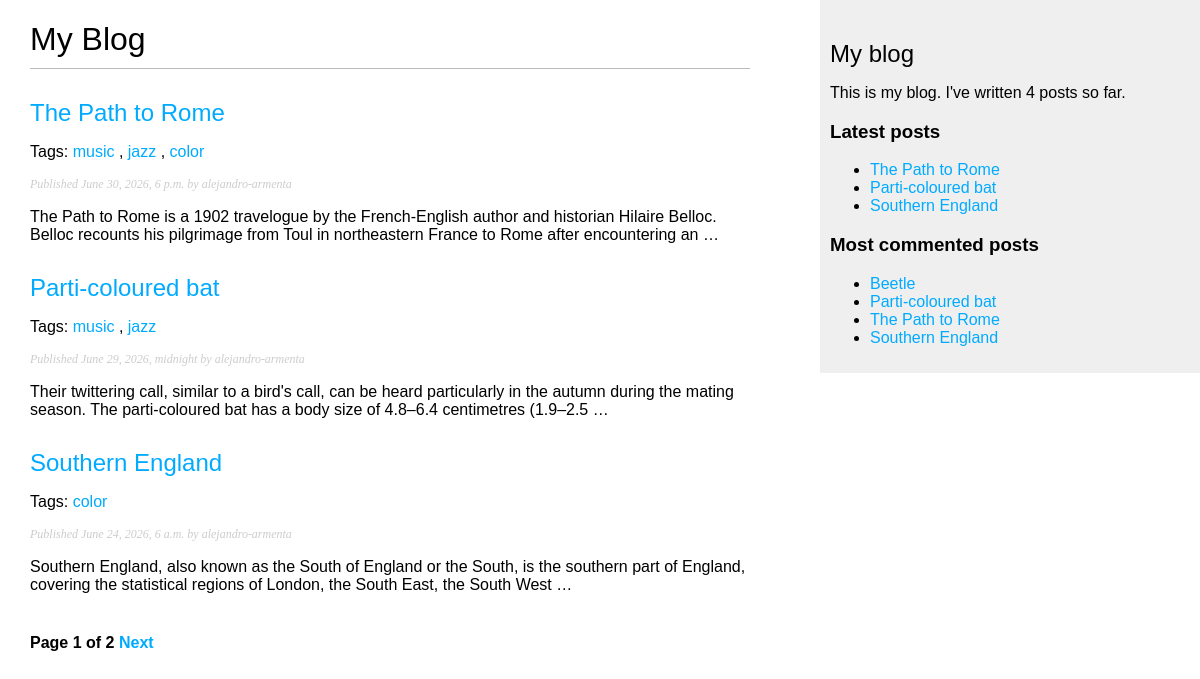
/blog/, run on an earlier commit of the app's database.
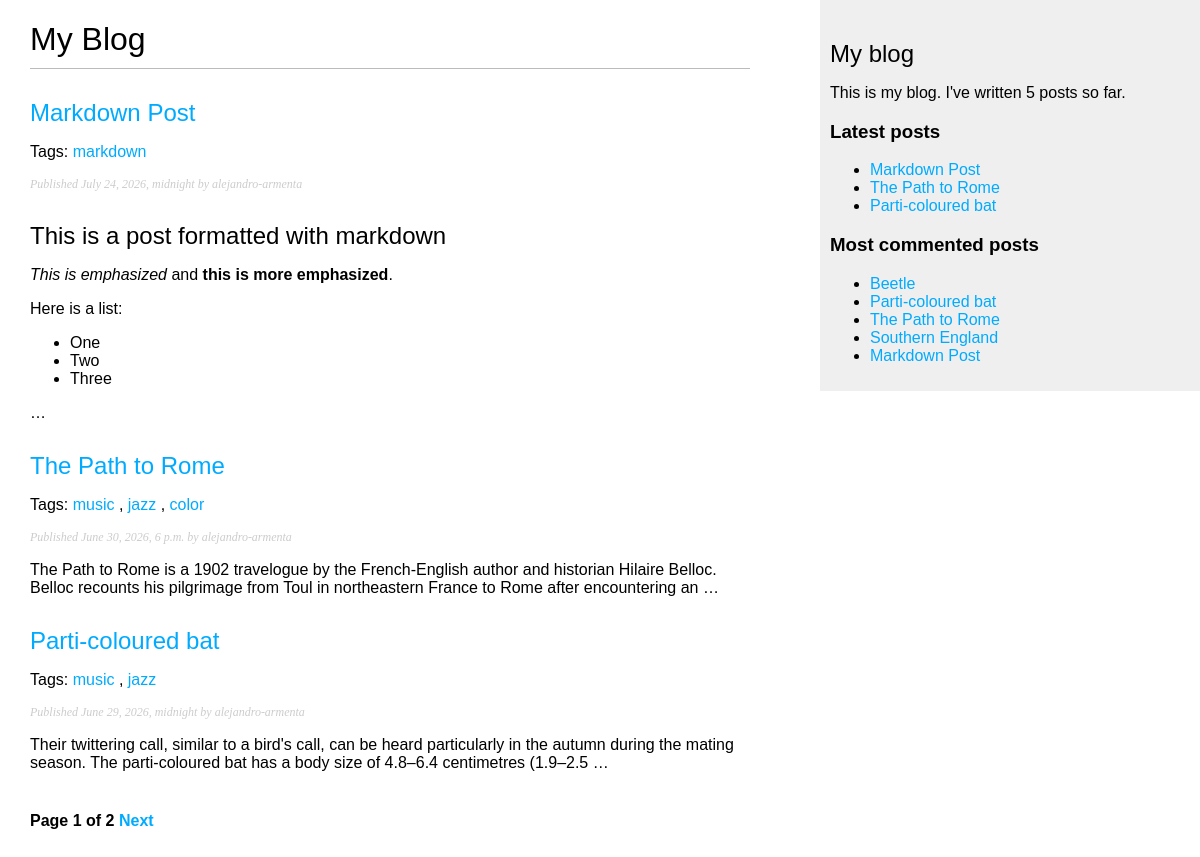
And on a later commit of the database.
### blog/models.py (models this page shows, shortened)
class Post(models.Model):
    class Status(models.TextChoices):
        DRAFT = "DF", "Draft"
        PUBLISHED = "PB", "Published"
    title = models.CharField(max_length=250)
    slug = models.SlugField(max_length=250, unique_for_date="publish")
    author = models.ForeignKey(
        settings.AUTH_USER_MODEL, on_delete=models.CASCADE, related_name="blog_posts"
    )
    body = models.TextField()
    publish = models.DateTimeField(default=timezone.now)
    created = models.DateTimeField(auto_now_add=True)
    updated = models.DateTimeField(auto_now=True)
    status = models.CharField(max_length=2, choices=Status, default=Status.DRAFT)
    objects = models.Manager()
    published = PublishedManager()
    tags = TaggableManager()
    class Meta:
        ordering = ["-publish"]
        indexes = [models.Index(fields=["-publish"])]
    def get_absolute_url(self):
        return reverse(
            "blog:post_detail",
            args=[
                self.publish.year,
                self.publish.month,
                self.publish.day,
                self.slug,
            ],
        )

### blog/views.py (the view)
# urls.py: path("", views.post_list, name="post_list"),
def post_list(request, tag_slug=None):
    post_list = Post.published.all()
    tag = None
    if tag_slug:
        tag = get_object_or_404(
            Tag,
            slug=tag_slug,
        )
        post_list = post_list.filter(tags__in=[tag])
    paginator = Paginator(post_list, 3)
    number = request.GET.get("page", 1)
    try:
        posts = paginator.page(number)
    except PageNotAnInteger:
        posts = paginator.page(1)
    except EmptyPage:
        posts = paginator.page(paginator.num_pages)
    return render(request, "blog/post/list.html", {"posts": posts, "tag": tag})

### blog/models.py (called while the page is built)
    def get_queryset(self):
        return super().get_queryset().filter(status=Post.Status.PUBLISHED)

### blog/templatetags/blog_tags.py (called while the page is built)
@register.filter(name="markdown")
def markdown_format(text):
    return mark_safe(markdown.markdown(text))

@register.simple_tag
def total_posts():
    return Post.published.count()

@register.inclusion_tag("blog/post/latest_posts.html")
def show_latest_posts(count=5):
    latest_posts = Post.published.order_by("-publish")[:count]
    return {"latest_posts": latest_posts}

@register.simple_tag
def get_most_commented_posts(count=5):
    return Post.published.annotate(total_comments=Count("comments")).order_by(
        "-total_comments"
    )[:count]

### blog/templates/blog/post/list.html (shortened to what this page needs)
{% extends "blog/base.html" %}
{% load blog_tags %}
{% block content %}
    <h1>My Blog</h1>
    {% for post in posts %}
        <h2>
            <a href="{{ post.get_absolute_url }}">
                {{ post.title }}
            </a>
        </h2>
        <p class="tags">
            Tags:
            {% for tag in post.tags.all %}
                <a href="{% url 'blog:post_list_by_tag' tag.slug %}">
                    {{ tag.name }}
                </a>
                {% if not forloop.last %},{% endif %}
            {% endfor %}
        </p>
        <p class="date">
            Published {{ post.publish }} by {{ post.author }}
        </p>
        {{ post.body|markdown|truncatewords_html:30 }}
    {% endfor %}
    {% include "pagination.html" with page=posts %}
{% endblock %}

### blog/templates/blog/base.html (shortened to what this page needs)
{% load blog_tags %}
{% load static %}
<!doctype html>
<html>
<head>
    <link href="{% static 'css/blog.css'%}" rel="stylesheet">
</head>
<body>
    <div id="content">
        {% block content %}
        {% endblock %}
    </div>
    <div id="sidebar">
        <h2>My blog</h2>
        <p>
            This is my blog.
            I've written {% total_posts %} posts so far.
        </p>
        <h3>Latest posts</h3>
        {% show_latest_posts 3 %}
        <h3>Most commented posts</h3>
        {% get_most_commented_posts as ale %}
        <ul>
            {% for post in ale %}
                <li>
                    <a href="{{ post.get_absolute_url }}">{{ post.title }}</a>
                </li>
            {% endfor %}
        </ul>
    </div>
</body>
</html>

### blog/templates/pagination.html (shortened to what this page needs)
<div class="pagination">
    <span class="step-links">
        <span>
            Page {{ page.number }} of {{ page.paginator.num_pages }}
        </span>
        {% if page.has_next %}
            <a href="?page={{ page.next_page_number }}">Next</a>
        {% endif %}
    </span>
</div>

### blog/templates/blog/post/latest_posts.html
<ul>
    {% for post in latest_posts %}
        <li>
            <a href="{{ post.get_absolute_url }}">{{ post.title }}</a>
        </li>
    {% endfor %}
</ul>

### blog/static/css/blog.css (style rules this page uses)
body { margin:0; padding:0; font-family:helvetica, sans-serif; }
a { color:#00abff; text-decoration:none; }
h1 { font-weight:normal; border-bottom:1px solid #bbb; padding:0 0 10px 0; }
h2 { font-weight:normal; margin:30px 0 0; }
#content { float:left; width:60%; padding:0 0 0 30px; }
#sidebar { float:right; width:30%; padding:10px; background:#efefef; height:100%; }
p.date { color:#ccc; font-family: georgia, serif; font-size: 12px; font-style: italic; }
.pagination { margin:40px 0; font-weight:bold; }

What changed in the data, as far as the page shows it:
no longer on one of the page's lists (row unchanged): Post: title "Southern England", publish "June 24, 2026, 6 a.m.", author "alejandro-armenta", body "Southern England, also known as the South of England or the South, is the southern part of England, covering the statistical regions of London, the South East, the South West …"
added Post: title "Markdown Post", publish "July 24, 2026, midnight", author "alejandro-armenta", body "This is a post formatted with markdown This is emphasized and this is more emphasized . Here is a list: One Two Three …"
added Tag: name "markdown", shown under "Markdown Post"
computed for Post "Southern England": loses Tag (name "color")
Also different on the page:
text no longer shown: "4"
text now shown: "5"
